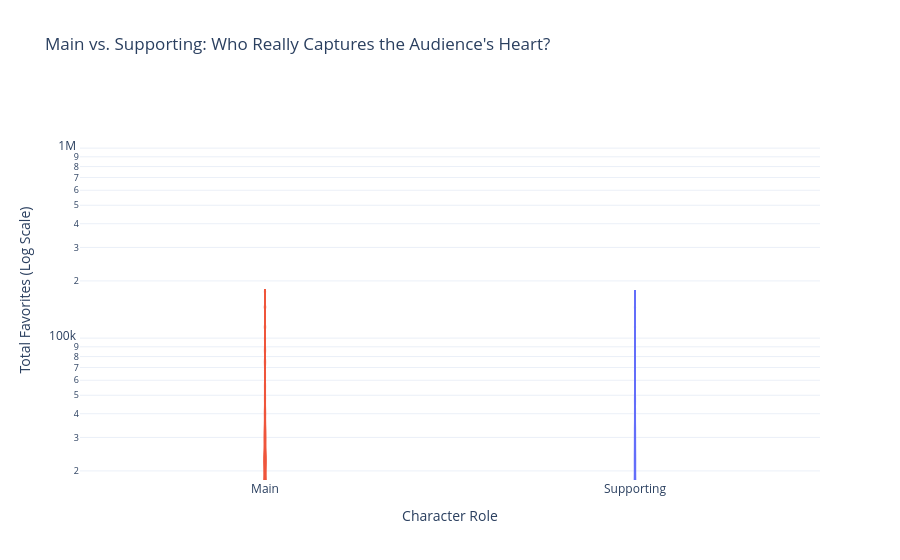

Source (notebook cell):
### Markdown cell above
#### The Illusion of Guaranteed Affection

At first glance, the recipe for creating a beloved character seems simple: put them in a blockbuster show. However, the data reveals a much more nuanced reality. While massive anime popularity clearly raises the "ceiling" for character favorites—allowing elite characters to surpass the 100k mark—it completely fails to raise the "floor." Even in critically acclaimed, mainstream titans boasting millions of viewers, a dense cluster of both Main and Supporting characters languishes at the bottom of the engagement metrics. This exposes a harsh industry truth: **exposure does not guarantee emotional investment**. A massive audience provides the *opportunity* for a character to become an icon, but ultimately, it is the quality of the writing and character design that converts a passive viewer into a devoted fan.

### Code cell
plot_role_favorites_violin(characters, character_anime_works)

### Figure 1 — Plotly figure (JSON) as saved in the notebook; plotly's stock layout.template omitted (floating-point values rounded to 4 significant figures; data arrays with more than 128 entries replaced by an {"elided": "..."} marker saying what was removed)
{"data": [{"alignmentgroup": "True", "box": {"visible": true}, "hovertemplate": "<b>%{hovertext}</b><br><br>Character Role=%{x}<br>Total Favorites (Log Scale)=%{y}<extra></extra>", "hovertext": {"elided": "28043 str values"}, "legendgroup": "Main", "marker": {"color": "#EF553B"}, "name": "Main", "offsetgroup": "Main", "orientation": "v", "points": false, "scalegroup": "True", "showlegend": true, "type": "violin", "x": {"elided": "28043 str values"}, "x0": " ", "xaxis": "x", "y": {"elided": "28043 float values"}, "y0": " ", "yaxis": "y"}, {"alignmentgroup": "True", "box": {"visible": true}, "hovertemplate": "<b>%{hovertext}</b><br><br>Character Role=%{x}<br>Total Favorites (Log Scale)=%{y}<extra></extra>", "hovertext": {"elided": "35815 str values"}, "legendgroup": "Supporting", "marker": {"color": "#636EFA"}, "name": "Supporting", "offsetgroup": "Supporting", "orientation": "v", "points": false, "scalegroup": "True", "showlegend": true, "type": "violin", "x": {"elided": "35815 str values"}, "x0": " ", "xaxis": "x", "y": {"elided": "35815 float values"}, "y0": " ", "yaxis": "y"}], "layout": {"legend": {"title": {"text": "Character Role"}, "tracegroupgap": 0}, "showlegend": false, "title": {"text": "Main vs. Supporting: Who Really Captures the Audience's Heart?"}, "violinmode": "overlay", "xaxis": {"anchor": "y", "categoryarray": ["Main", "Supporting"], "categoryorder": "array", "domain": [0, 1], "title": {"text": "Character Role"}}, "yaxis": {"anchor": "x", "domain": [0, 1], "title": {"text": "Total Favorites (Log Scale)"}, "type": "log"}}}
